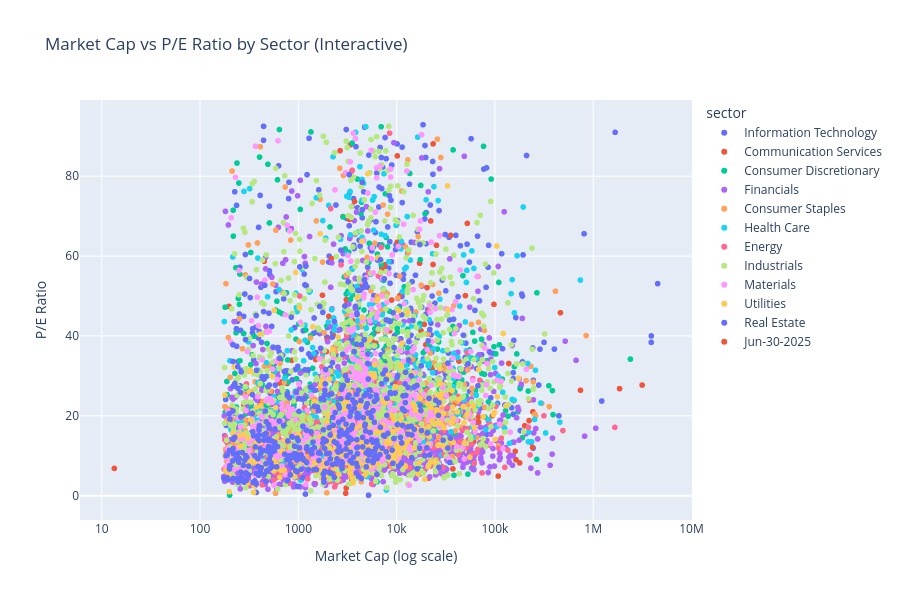

The notebook cell saved with this chart:
### Markdown cell above
### 4. Interactive Visualizations (Plotly)

### Code cell
# Interactive scatter: Market Cap vs P/E by sector
if HAVE_PLOTLY and 'market_cap' in all_stocks.columns and 'p_e' in all_stocks.columns:
    scatter_data = all_stocks[['market_cap', 'p_e', 'sector', 'ticker', 'region']].dropna()
    # Filter outliers for better visualization
    scatter_data = scatter_data[
        (scatter_data['p_e'] > 0) &
        (scatter_data['p_e'] < scatter_data['p_e'].quantile(0.95)) &
        (scatter_data['market_cap'] > 0)
        ]

    if len(scatter_data) > 0:
        fig = px.scatter(
                scatter_data,
                x='market_cap',
                y='p_e',
                color='sector',
                hover_data=['ticker', 'region'],
                log_x=True,
                title='Market Cap vs P/E Ratio by Sector (Interactive)',
                labels={'market_cap': 'Market Cap (log scale)', 'p_e': 'P/E Ratio'},
                height=600
                )
        fig.update_layout(showlegend=True)
        fig.show()

### Figure 1 — Plotly figure (JSON) as saved in the notebook; plotly's stock layout.template omitted (floating-point values rounded to 4 significant figures; data arrays with more than 128 entries replaced by an {"elided": "..."} marker saying what was removed)
{"data": [{"customdata": {"elided": "567x2 str values"}, "hovertemplate": "sector=Information Technology<br>Market Cap (log scale)=%{x}<br>P/E Ratio=%{y}<br>ticker=%{customdata[0]}<br>region=%{customdata[1]}<extra></extra>", "legendgroup": "Information Technology", "marker": {"color": "#636efa", "symbol": "circle"}, "mode": "markers", "name": "Information Technology", "showlegend": true, "x": {"elided": "567 float values"}, "xaxis": "x", "y": {"elided": "567 float values"}, "yaxis": "y", "type": "scattergl"}, {"customdata": {"elided": "272x2 str values"}, "hovertemplate": "sector=Communication Services<br>Market Cap (log scale)=%{x}<br>P/E Ratio=%{y}<br>ticker=%{customdata[0]}<br>region=%{customdata[1]}<extra></extra>", "legendgroup": "Communication Services", "marker": {"color": "#EF553B", "symbol": "circle"}, "mode": "markers", "name": "Communication Services", "showlegend": true, "x": {"elided": "272 float values"}, "xaxis": "x", "y": {"elided": "272 float values"}, "yaxis": "y", "type": "scattergl"}, {"customdata": {"elided": "705x2 str values"}, "hovertemplate": "sector=Consumer Discretionary<br>Market Cap (log scale)=%{x}<br>P/E Ratio=%{y}<br>ticker=%{customdata[0]}<br>region=%{customdata[1]}<extra></extra>", "legendgroup": "Consumer Discretionary", "marker": {"color": "#00cc96", "symbol": "circle"}, "mode": "markers", "name": "Consumer Discretionary", "showlegend": true, "x": {"elided": "705 float values"}, "xaxis": "x", "y": {"elided": "705 float values"}, "yaxis": "y", "type": "scattergl"}, {"customdata": {"elided": "1231x2 str values"}, "hovertemplate": "sector=Financials<br>Market Cap (log scale)=%{x}<br>P/E Ratio=%{y}<br>ticker=%{customdata[0]}<br>region=%{customdata[1]}<extra></extra>", "legendgroup": "Financials", "marker": {"color": "#ab63fa", "symbol": "circle"}, "mode": "markers", "name": "Financials", "showlegend": true, "x": {"elided": "1231 float values"}, "xaxis": "x", "y": {"elided": "1231 float values"}, "yaxis": "y", "type": "scattergl"}, {"customdata": {"elided": "488x2 str values"}, "hovertemplate": "sector=Consumer Staples<br>Market Cap (log scale)=%{x}<br>P/E Ratio=%{y}<br>ticker=%{customdata[0]}<br>region=%{customdata[1]}<extra></extra>", "legendgroup": "Consumer Staples", "marker": {"color": "#FFA15A", "symbol": "circle"}, "mode": "markers", "name": "Consumer Staples", "showlegend": true, "x": {"elided": "488 float values"}, "xaxis": "x", "y": {"elided": "488 float values"}, "yaxis": "y", "type": "scattergl"}, {"customdata": {"elided": "399x2 str values"}, "hovertemplate": "sector=Health Care<br>Market Cap (log scale)=%{x}<br>P/E Ratio=%{y}<br>ticker=%{customdata[0]}<br>region=%{customdata[1]}<extra></extra>", "legendgroup": "Health Care", "marker": {"color": "#19d3f3", "symbol": "circle"}, "mode": "markers", "name": "Health Care", "showlegend": true, "x": {"elided": "399 float values"}, "xaxis": "x", "y": {"elided": "399 float values"}, "yaxis": "y", "type": "scattergl"}, {"customdata": {"elided": "258x2 str values"}, "hovertemplate": "sector=Energy<br>Market Cap (log scale)=%{x}<br>P/E Ratio=%{y}<br>ticker=%{customdata[0]}<br>region=%{customdata[1]}<extra></extra>", "legendgroup": "Energy", "marker": {"color": "#FF6692", "symbol": "circle"}, "mode": "markers", "name": "Energy", "showlegend": true, "x": {"elided": "258 float values"}, "xaxis": "x", "y": {"elided": "258 float values"}, "yaxis": "y", "type": "scattergl"}, {"customdata": {"elided": "1176x2 str values"}, "hovertemplate": "sector=Industrials<br>Market Cap (log scale)=%{x}<br>P/E Ratio=%{y}<br>ticker=%{customdata[0]}<br>region=%{customdata[1]}<extra></extra>", "legendgroup": "Industrials", "marker": {"color": "#B6E880", "symbol": "circle"}, "mode": "markers", "name": "Industrials", "showlegend": true, "x": {"elided": "1176 float values"}, "xaxis": "x", "y": {"elided": "1176 float values"}, "yaxis": "y", "type": "scattergl"}, {"customdata": {"elided": "530x2 str values"}, "hovertemplate": "sector=Materials<br>Market Cap (log scale)=%{x}<br>P/E Ratio=%{y}<br>ticker=%{customdata[0]}<br>region=%{customdata[1]}<extra></extra>", "legendgroup": "Materials", "marker": {"color": "#FF97FF", "symbol": "circle"}, "mode": "markers", "name": "Materials", "showlegend": true, "x": {"elided": "530 float values"}, "xaxis": "x", "y": {"elided": "530 float values"}, "yaxis": "y", "type": "scattergl"}, {"customdata": {"elided": "298x2 str values"}, "hovertemplate": "sector=Utilities<br>Market Cap (log scale)=%{x}<br>P/E Ratio=%{y}<br>ticker=%{customdata[0]}<br>region=%{customdata[1]}<extra></extra>", "legendgroup": "Utilities", "marker": {"color": "#FECB52", "symbol": "circle"}, "mode": "markers", "name": "Utilities", "showlegend": true, "x": {"elided": "298 float values"}, "xaxis": "x", "y": {"elided": "298 float values"}, "yaxis": "y", "type": "scattergl"}, {"customdata": {"elided": "449x2 str values"}, "hovertemplate": "sector=Real Estate<br>Market Cap (log scale)=%{x}<br>P/E Ratio=%{y}<br>ticker=%{customdata[0]}<br>region=%{customdata[1]}<extra></extra>", "legendgroup": "Real Estate", "marker": {"color": "#636efa", "symbol": "circle"}, "mode": "markers", "name": "Real Estate", "showlegend": true, "x": {"elided": "449 float values"}, "xaxis": "x", "y": {"elided": "449 float values"}, "yaxis": "y", "type": "scattergl"}, {"customdata": [[",JSE,ZAR,Real Estate,Diversified REITs,Oct-24-2025,Mar-31-2025,Dec-01-2025,Value,Confirmed,Small Cap,ZA,Africa / Middle East,ZA,ZA,650.35,908.68,18.5000,19.0000,0.0403,19.3000,19.3000,19.3000,19.3000,1.0000,,10.6,,,,-0.26,-0.21,0.23,3.00,0,0,1,0,0,,30.70,101.13,118.73,118.67,56.40,1.3,461.38,491.57,62,0.2296,,,,,-23.62,-21.60,43.92,43.92,16.61,62.40,61.51,53.38,,,,16.57,62.27,61.43,53.35,,,,,,0.1258,0.1184,53.61,57.29,22.95,24.12,40.93,,0.4516,0.4827,50.95,52.64,45.12,58.51,5350,,0.08,0.0758,0.0631,248.73,462.40,493.07,246.57,775.00,746.75,0.2,0.2,0.5796,0.5883,0.2,0.2,69.81,68.81,,,,,,-0.55,48.86,,,5.88,,,,,,,,-0.22,,62.27,15.77,13.80,2.36,61.43,,0.00,,152.98,19.60,116.95,,,,,,-22.00,,-97.34,17.15,,,0.0535,0.0519,5.09,19.78,2.1,-41.54,-77.00,-4.30,35.66,42.96,39.87,0.0899,42.96,,0.00,-4.93,-5.20,11.11,11.11,20.17,10.55,10.53,,7.63,,-1.21,1.21,1.26,,16.57,10.53,1.3,0.7,,5.08,5.08,3.30,3.82,,,,,,,,152.98,159.50,119.76,-97.34,-99.85,-43.94,0.0758,0.0772,,,,,,,,,6.96,3.91,,,12.37,5.93,33.74,13.07,37.06,37.02,71.01,-0.3807\nITE,ZAE000099123,Italtile Limited,Italtile Limited manufactures retails and franchises tiles bathroom ware and related home-finishing products in South Africa rest of Africa and Australia. The company imports distributes and retails brassware and accessories laminate and vinyl floor boards bathroom furniture shower enclosures sanitaryware décor and other home finishing products; tiles and bathware and related products; taps shower enclosures and bathroom furniture and accessories; and paint ceiling décor lighting laminate flooring window blinds and tile adhesives. It also manufactures and sells glazed porcelain floor tiles ceramic wall and floor tiles vitreous China sanitary ware acrylic baths adhesives shower trays grout adhesives paints and related products. In addition the company provides logistics and warehousing services. It sells its products under the Italtile Retail CTM and TopT brands through retail stores and online. The company was incorporated in 1955 and is headquartered in Bryanston South Africa. Italtile Limited operates as a subsidiary of Rallen Proprietary Limited.\"", "648.67"]], "hovertemplate": "sector=Jun-30-2025<br>Market Cap (log scale)=%{x}<br>P/E Ratio=%{y}<br>ticker=%{customdata[0]}<br>region=%{customdata[1]}<extra></extra>", "legendgroup": "Jun-30-2025", "marker": {"color": "#EF553B", "symbol": "circle"}, "mode": "markers", "name": "Jun-30-2025", "showlegend": true, "x": [13.43], "xaxis": "x", "y": [6.82], "yaxis": "y", "type": "scattergl"}], "layout": {"xaxis": {"anchor": "y", "domain": [0, 1], "title": {"text": "Market Cap (log scale)"}, "type": "log"}, "yaxis": {"anchor": "x", "domain": [0, 1], "title": {"text": "P/E Ratio"}}, "legend": {"title": {"text": "sector"}, "tracegroupgap": 0}, "title": {"text": "Market Cap vs P/E Ratio by Sector (Interactive)"}, "height": 600, "showlegend": true}}
